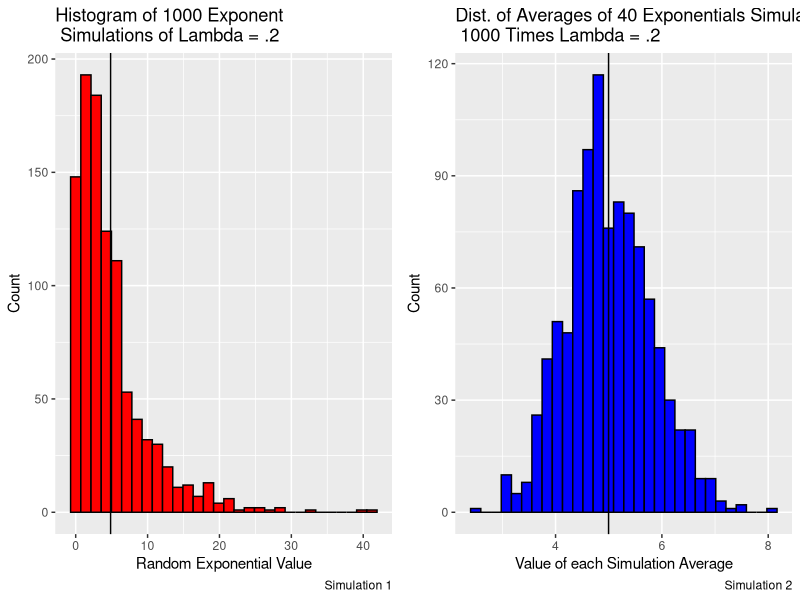
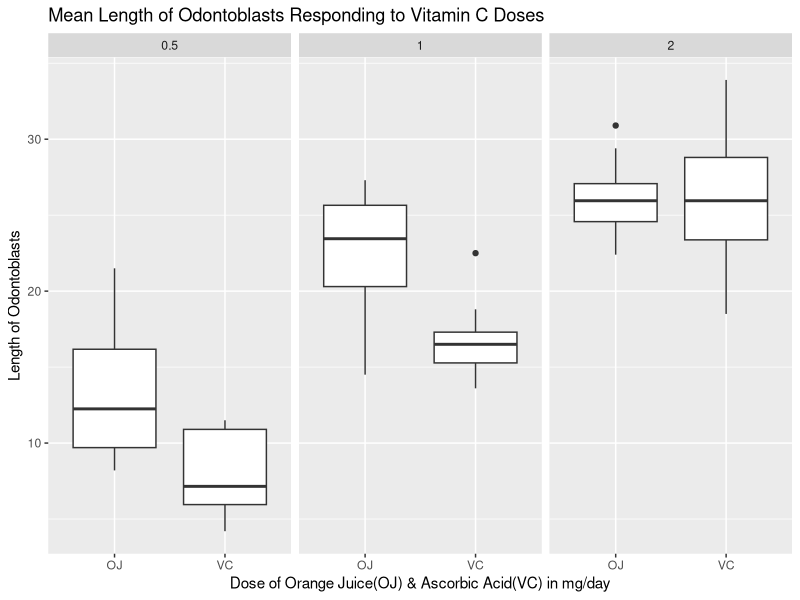

The R source for these figures, in order:
## ---- chunk 1
options(width = 100, scipen = 999, digits = 3)
library(ggplot2)
library(knitr)
library(datasets)
library(dplyr)
library(gridExtra)
## ---- chunk 2
set.seed(100)
expon <- rexp(1000, .2)
mean0 <- mean(expon)
var0 <- var(expon)
vartheory <- 1/.2^2
meantheory <- 1/.2
matrix1 <- matrix(c(mean0, var0, meantheory, vartheory), byrow = T, 2, 2)
colnames(matrix1) <- c("Mean", "Variance")
rownames(matrix1) <- c("Simulated", "Theoretical")
kable(matrix1, caption = "Theoretical vs Simulated Mean & Variance for Simulation 1")

## ---- chunk 3
mns <- NULL
for (i in 1:1000) mns = c(mns, mean(rexp(40, .2)))
mean1 <- mean(mns)
var1 <- var(mns)
meantheory1 <- 1/.2
vartheory1 <- ((1/.2)/sqrt(40))^2
matrix2 <- matrix(c(mean1, var1, meantheory1, vartheory1), byrow = T, 2, 2)
colnames(matrix2) <- c("Mean", "Variance")
rownames(matrix2) <- c("Simulated", "Theoretical")
kable(matrix2, caption = "Theoretical vs Simulated Mean & Variance for Simulation 2")

## ---- chunk 4
p1 <- qplot(expon) + 
        geom_histogram(fill = "red", col = "black") + 
        geom_vline(xintercept = mean0) + 
        xlab("Random Exponential Value") + 
        ylab("Count") + 
        labs(caption = "Simulation 1") +
        ggtitle("Histogram of 1000 Exponent\n Simulations of Lambda = .2 ")
        
p2 <- qplot(mns) + 
        geom_histogram(fill = "blue", col = "black") + 
        geom_vline(xintercept = mean1) + 
        labs(caption = "Simulation 2") +
        ggtitle("Dist. of Averages of 40 Exponentials Simulated\n 1000 Times Lambda = .2") + 
        xlab("Value of each Simulation Average") + 
        ylab("Count")

grid.arrange(p1, p2, ncol=2)
## ---- chunk 5
tooth_groups_means <- ToothGrowth %>%
        group_by(supp, dose) %>%
        summarise(length = mean(len))
tooth_groups_sd <- ToothGrowth %>%
        group_by(supp, dose) %>%
        summarise(length = sd(len))
tooth_matrix <- matrix(c(tooth_groups_means$length, tooth_groups_sd$length), byrow = T, 2, 6)
rownames(tooth_matrix) <- c("Mean", "Standard Deviation")
colnames(tooth_matrix) <- c("OJ_0.5", "OJ_1.0", "OJ_2.0", "VC_0.5", "VC_1.0", "VC_2.0")
kable(tooth_matrix, caption = "Mean & Standard Deviations for Different Dosages and Supplement Type")
## ---- chunk 6
ggplot(ToothGrowth, aes(supp, len)) +
        geom_boxplot() + 
        facet_wrap(~dose) + 
        xlab("Dose of Orange Juice(OJ) & Ascorbic Acid(VC) in mg/day") +
        ylab("Length of Odontoblasts") +
        ggtitle("Mean Length of Odontoblasts Responding to Vitamin C Doses")
        
## ---- chunk 7
VC_0.5 <- ToothGrowth %>%
        filter(supp == "VC" & dose == 0.5) 
VC_1.0 <- ToothGrowth %>%
        filter(supp == "VC" & dose == 1.0) 
VC_2.0 <- ToothGrowth %>%
        filter(supp == "VC" & dose == 2.0) 
OJ_0.5 <- ToothGrowth %>%
        filter(supp == "OJ" & dose == 0.5) 
OJ_1.0 <- ToothGrowth %>%
        filter(supp == "OJ" & dose == 1.0) 
OJ_2.0 <- ToothGrowth %>%
        filter(supp == "OJ" & dose == 2.0)
## ---- chunk 8
VC_0.5vsOJ_0.5 <- t.test(VC_0.5$len, OJ_0.5$len, paired = F, alt = "two.sided")$p.value
VC_0.5vsOJ_1.0 <- t.test(VC_0.5$len, OJ_1.0$len, paired = F, alt = "two.sided")$p.value
VC_0.5vsOJ_2.0 <- t.test(VC_0.5$len, OJ_2.0$len, paired = F, alt = "two.sided")$p.value
VC_1.0vsOJ_0.5 <- t.test(VC_1.0$len, OJ_0.5$len, paired = F, alt = "two.sided")$p.value
VC_1.0vsOJ_1.0 <- t.test(VC_1.0$len, OJ_1.0$len, paired = F, alt = "two.sided")$p.value
VC_1.0vsOJ_2.0 <- t.test(VC_1.0$len, OJ_2.0$len, paired = F, alt = "two.sided")$p.value
VC_2.0vsOJ_0.5 <- t.test(VC_2.0$len, OJ_0.5$len, paired = F, alt = "two.sided")$p.value
VC_2.0vsOJ_1.0 <- t.test(VC_2.0$len, OJ_1.0$len, paired = F, alt = "two.sided")$p.value
VC_2.0vsOJ_2.0 <- t.test(VC_2.0$len, OJ_2.0$len, paired = F, alt = "two.sided")$p.value

matrix3 <- matrix(c(VC_0.5vsOJ_0.5, VC_0.5vsOJ_1.0, VC_0.5vsOJ_2.0,
                    VC_1.0vsOJ_0.5, VC_1.0vsOJ_1.0, VC_1.0vsOJ_2.0,
                    VC_2.0vsOJ_0.5, VC_2.0vsOJ_1.0, VC_2.0vsOJ_2.0), byrow = F, 3, 3)

row.names(matrix3) <- c("OJ_0.5", "OJ_1.0", "OJ_2.0")
colnames(matrix3) <- c("VC_0.5", "VC_1.0", "VC_2.0")
kable(matrix3, caption = "P-Value Table for Different Supplements and Dosage Levels")
